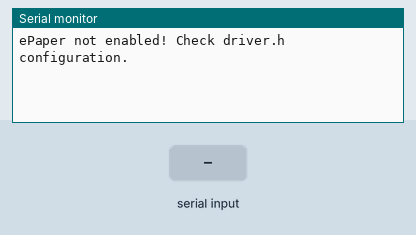
A sketch run on a simulated ESP32. Parts: the last lines printed to the serial monitor. The inputs (shaded band) are chosen by the test bench.

Above: at 1.2 s.
1.3 s: "clear" received over Serial
At 1.7 s:
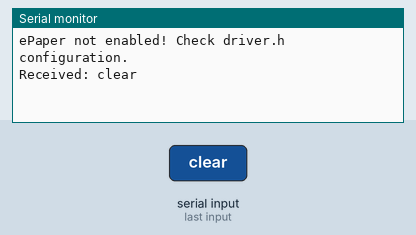
2.9 s: "size1" received over Serial
At 4.2 s:
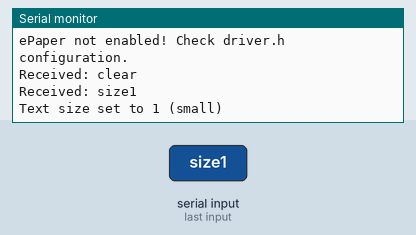
4.5 s: "size2" received over Serial
At 5.4 s:
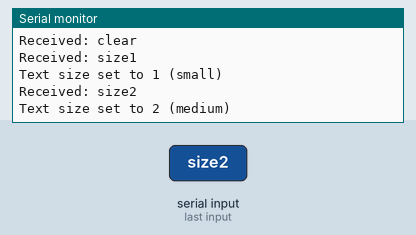
6.1 s: "size3" received over Serial
At 6.6 s:
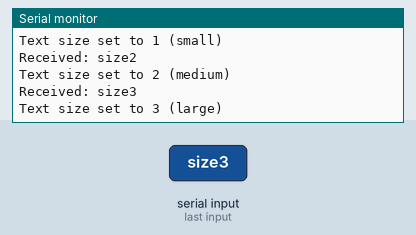
7.7 s: "fullrefresh" received over Serial
At 9.0 s:
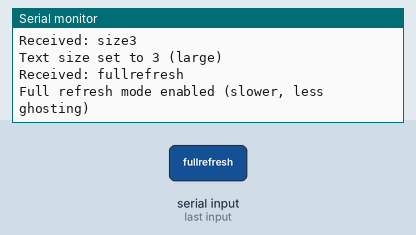
9.3 s: "normalrefresh" received over Serial
At 10.2 s:
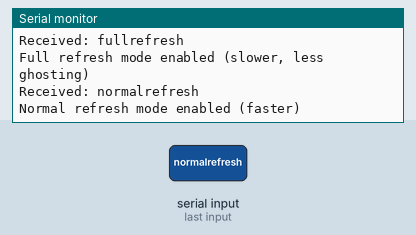

The sketch:

XIAO_ePaper_Serial_Display.ino
```cpp
#include "TFT_eSPI.h"

#ifdef EPAPER_ENABLE
EPaper epaper;
#endif

String currentMessage = "";
String previousMessage = "";
bool needsUpdate = false;
const int maxMessageLength = 100; // Maximum characters per line
const int maxLines = 10; // Maximum number of lines to display
String messageLines[maxLines];
int lineCount = 0;
int textSize = 2;
int lineHeight = 30;
bool useFullRefresh = true; // Use full refresh to minimize ghosting

void setup() {
  Serial.begin(115200);
  Serial.setTimeout(100); // Reduce timeout for more responsive serial reading

  #ifdef EPAPER_ENABLE
  epaper.begin();
  epaper.fillScreen(TFT_WHITE);

  // Display welcome message
  epaper.setTextSize(2);
  epaper.setTextColor(TFT_BLACK);
  epaper.drawString("XIAO ePaper Display Ready!", 10, 10);
  epaper.drawString("Type messages in Serial Monitor", 10, 40);
  epaper.drawString("Messages will appear below:", 10, 70);
  epaper.drawLine(0, 100, epaper.width(), 100, TFT_BLACK);
  epaper.update();

  Serial.println("ePaper Display initialized!");
  Serial.println("Type messages to display on screen:");
  Serial.println("Commands:");
  Serial.println("  clear - Clear the display");
  Serial.println("  size1 - Small text");
  Serial.println("  size2 - Medium text (default)");
  Serial.println("  size3 - Large text");
  Serial.println("  fullrefresh - Enable full refresh mode (slower, less ghosting)");
  Serial.println("  normalrefresh - Enable normal refresh mode (faster)");
  Serial.println("  cleanscreen - Deep clean to remove all ghosting");
  #else
  Serial.println("ePaper not enabled! Check driver.h configuration.");
  #endif
}

void loop() {
  // Check if there's new serial data
  if (Serial.available()) {
    currentMessage = Serial.readString();
    currentMessage.trim(); // Remove whitespace

    if (currentMessage.length() > 0) {
      Serial.println("Received: " + currentMessage);

      // Handle special commands
      if (currentMessage == "clear") {
        clearDisplay();
      } else if (currentMessage == "size1") {
        textSize = 1;
        lineHeight = 15;
        Serial.println("Text size set to 1 (small)");
      } else if (currentMessage == "size2") {
        textSize = 2;
        lineHeight = 30;
        Serial.println("Text size set to 2 (medium)");
      } else if (currentMessage == "size3") {
        textSize = 3;
        lineHeight = 45;
        Serial.println("Text size set to 3 (large)");
      } else if (currentMessage == "fullrefresh") {
        useFullRefresh = true;
        Serial.println("Full refresh mode enabled (slower, less ghosting)");
      } else if (currentMessage == "normalrefresh") {
        useFullRefresh = false;
        Serial.println("Normal refresh mode enabled (faster)");
      } else if (currentMessage == "cleanscreen") {
        deepCleanScreen();
      } else {
        // Add new message to display
        addMessageToDisplay(currentMessage);
      }
    }
  }
}

void addMessageToDisplay(String message) {
  #ifdef EPAPER_ENABLE

  // Shift existing lines up if we're at max capacity
  if (lineCount >= maxLines) {
    for (int i = 0; i < maxLines - 1; i++) {
      messageLines[i] = messageLines[i + 1];
    }
    lineCount = maxLines - 1;
  }

  // Add new message
  messageLines[lineCount] = message;
  lineCount++;

  // Redraw display
  updateDisplay();

  #endif
}

void updateDisplay() {
  #ifdef EPAPER_ENABLE

  if (useFullRefresh) {
    updateDisplayWithAntiGhosting();
  } else {
    updateDisplayNormal();
  }

  #endif
}

void updateDisplayNormal() {
  #ifdef EPAPER_ENABLE

  epaper.fillScreen(TFT_WHITE);

  // Draw header
  epaper.setTextSize(2);
  epaper.setTextColor(TFT_BLACK);
  epaper.drawString("XIAO ePaper Display", 10, 10);

  // Draw separator line
  epaper.drawLine(0, 50, epaper.width(), 50, TFT_BLACK);

  // Draw messages
  epaper.setTextSize(textSize);
  int yPos = 60;

  for (int i = 0; i < lineCount; i++) {
    if (yPos + lineHeight < epaper.height()) {
      epaper.drawString(messageLines[i], 10, yPos);
      yPos += lineHeight;
    }
  }

  // Draw status at bottom
  epaper.setTextSize(1);
  String status = "Lines: " + String(lineCount) + "/" + String(maxLines) +
                  " | Text Size: " + String(textSize) + " | Mode: Normal";
  epaper.drawString(status, 10, epaper.height() - 20);

  epaper.update();

  Serial.println("Display updated (normal) with " + String(lineCount) + " messages");

  #endif
}

void updateDisplayWithAntiGhosting() {
  #ifdef EPAPER_ENABLE

  Serial.println("Updating display with anti-ghosting...");

  // Step 1: Fill black to clear any ghosting
  epaper.fillScreen(TFT_BLACK);
  epaper.update();
  delay(200); // Short delay for ePaper to process

  // Step 2: Fill white to prepare for new content
  epaper.fillScreen(TFT_WHITE);
  epaper.update();
  delay(200); // Short delay for ePaper to process

  // Step 3: Draw new content
  epaper.fillScreen(TFT_WHITE);

  // Draw header
  epaper.setTextSize(2);
  epaper.setTextColor(TFT_BLACK);
  epaper.drawString("XIAO ePaper Display", 10, 10);

  // Draw separator line
  epaper.drawLine(0, 50, epaper.width(), 50, TFT_BLACK);

  // Draw messages
  epaper.setTextSize(textSize);
  int yPos = 60;

  for (int i = 0; i < lineCount; i++) {
    if (yPos + lineHeight < epaper.height()) {
      epaper.drawString(messageLines[i], 10, yPos);
      yPos += lineHeight;
    }
  }

  // Draw status at bottom
  epaper.setTextSize(1);
  String status = "Lines: " + String(lineCount) + "/" + String(maxLines) +
                  " | Text Size: " + String(textSize) + " | Mode: Anti-Ghost";
  epaper.drawString(status, 10, epaper.height() - 20);

  // Final update
  epaper.update();

  Serial.println("Display updated (anti-ghosting) with " + String(lineCount) + " messages");

  #endif
}

void clearDisplay() {
  #ifdef EPAPER_ENABLE

  // Clear message array
  for (int i = 0; i < maxLines; i++) {
    messageLines[i] = "";
  }
  lineCount = 0;

  if (useFullRefresh) {
    // Anti-ghosting clear sequence
    epaper.fillScreen(TFT_BLACK);
    epaper.update();
    delay(300);

    epaper.fillScreen(TFT_WHITE);
    epaper.update();
    delay(300);
  }

  epaper.fillScreen(TFT_WHITE);
  epaper.setTextSize(2);
  epaper.setTextColor(TFT_BLACK);
  epaper.drawString("Display Cleared", 10, epaper.height() / 2 - 10);
  epaper.update();

  delay(1000); // Show cleared message briefly

  // Restore header with anti-ghosting if enabled
  if (useFullRefresh) {
    epaper.fillScreen(TFT_BLACK);
    epaper.update();
    delay(200);

    epaper.fillScreen(TFT_WHITE);
    epaper.update();
    delay(200);
  }

  epaper.fillScreen(TFT_WHITE);
  epaper.drawString("XIAO ePaper Display", 10, 10);
  epaper.drawLine(0, 50, epaper.width(), 50, TFT_BLACK);
  epaper.update();

  Serial.println("Display cleared!");

  #endif
}

void deepCleanScreen() {
  #ifdef EPAPER_ENABLE

  Serial.println("Performing deep clean to remove ghosting...");

  // Multiple black/white cycles to thoroughly clean the screen
  for (int cycle = 0; cycle < 3; cycle++) {
    Serial.println("Clean cycle " + String(cycle + 1) + "/3");

    // Fill black
    epaper.fillScreen(TFT_BLACK);
    epaper.update();
    delay(500); // Longer delay for deep cleaning

    // Fill white
    epaper.fillScreen(TFT_WHITE);
    epaper.update();
    delay(500); // Longer delay for deep cleaning
  }

  // Final state: restore the current display
  epaper.fillScreen(TFT_WHITE);
  epaper.setTextSize(2);
  epaper.setTextColor(TFT_BLACK);
  epaper.drawString("Screen Cleaned!", 10, epaper.height() / 2 - 10);
  epaper.drawString("Ghosting removed", 10, epaper.height() / 2 + 20);
  epaper.update();

  delay(2000); // Show clean message

  // Restore current content
  updateDisplay();

  Serial.println("Deep clean completed!");

  #endif
}
```

Measured:
- after the input at 1.3 s, the serial monitor: prints a new line after 0.10 s (image 1)
- after the input at 2.9 s, the serial monitor: prints a new line after 0.10 s (image 2)
- after the input at 4.5 s, the serial monitor: prints a new line after 0.10 s (image 3)
- after the input at 6.1 s, the serial monitor: prints a new line after 0.10 s (image 4)
- after the input at 7.7 s, the serial monitor: prints a new line after 0.10 s (image 5)
- after the input at 9.3 s, the serial monitor: prints a new line after 0.10 s (image 6)
